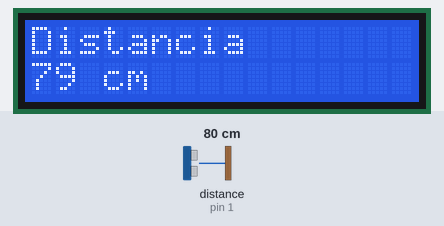
This sketch was run on a simulated Arduino Uno, built with avr-gcc and run on an emulated ATmega328P. Parts: 16×2 character LCD. Wiring (inferred from the names in the program): ultrasonic range finder: trigger pin 0; echo pin 1. The inputs (shaded band) are chosen by the test bench; at power-on: distance to the obstacle (sensor on pin 1) 80 cm. The echo pulse lasts 58.3 µs per cm.

Above: at 1.2 s.
1.3 s: distance to the obstacle (sensor on pin 1) set to 2 cm
At 1.9 s:
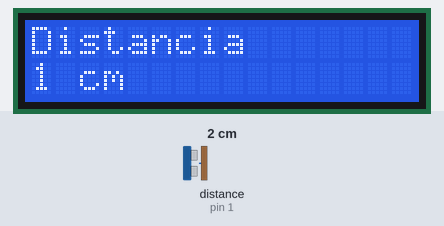
2.8 s: distance to the obstacle (sensor on pin 1) set to 18 cm
At 3.8 s:
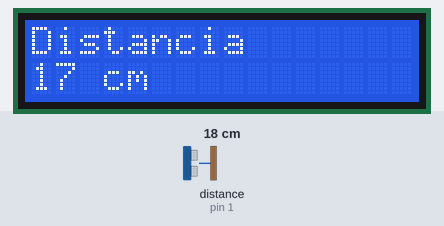
4.4 s: distance to the obstacle (sensor on pin 1) set to 4 cm
At 5.2 s:
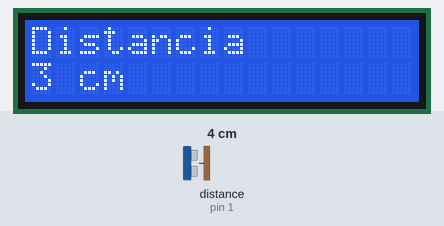
Timing chart, 0 to 7.4 s (numbered marks = the images above; inputs shaded):
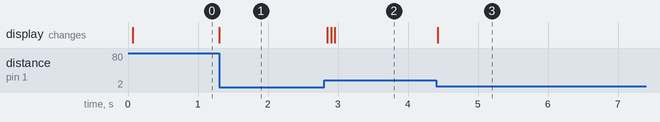

Measured:
- after the input at 1.3 s, the display: changes at once (image 1)
- after the input at 2.8 s, the display: changes after 0.05 s (image 2)
- after the input at 4.4 s, the display: changes at once (image 3)

The sketch:

sketch_Proyectolibre_ultrasonido.ino
```cpp
#include <LiquidCrystal.h>

LiquidCrystal lcd_1(12, 11, 5, 4, 3, 2);

#define trig 0
#define echo 1


void setup()
{
  pinMode(trig,OUTPUT);
  pinMode(echo,INPUT);
  digitalWrite(trig,LOW);
  lcd_1.begin(16, 2);
  lcd_1.setCursor(0,0);
  lcd_1.print("Distancia");
}

void loop()
{
  long t; //tiempo
  long d; //dist
  digitalWrite(trig,HIGH);
  delayMicroseconds(10);
  digitalWrite(trig,LOW);
  t = pulseIn(echo,HIGH);
  d = t/58.2; // t/v(dathasset)


  lcd_1.setCursor(0, 1);
  lcd_1.print(d + String(" cm "));
  delay(50);
}
```
